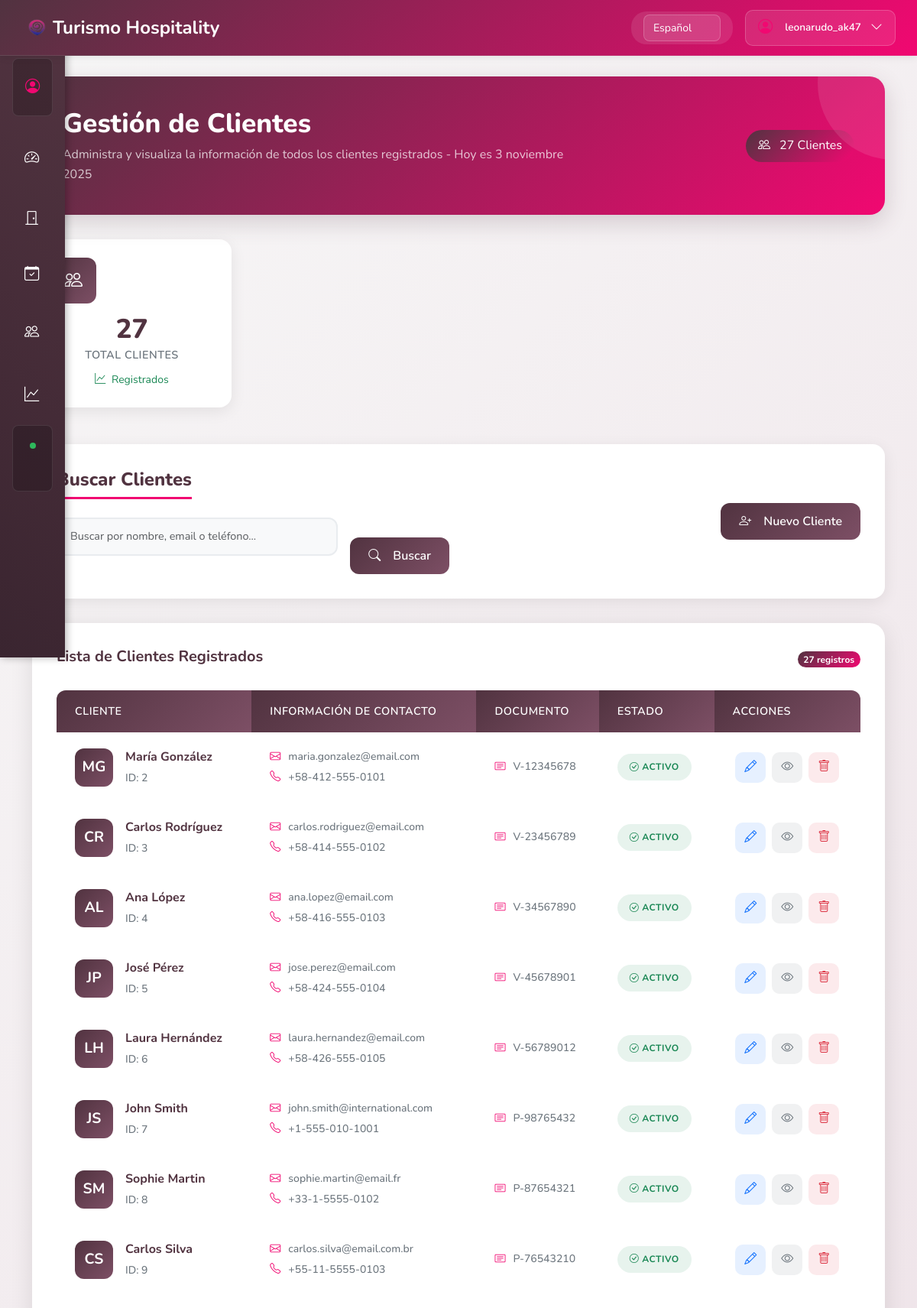
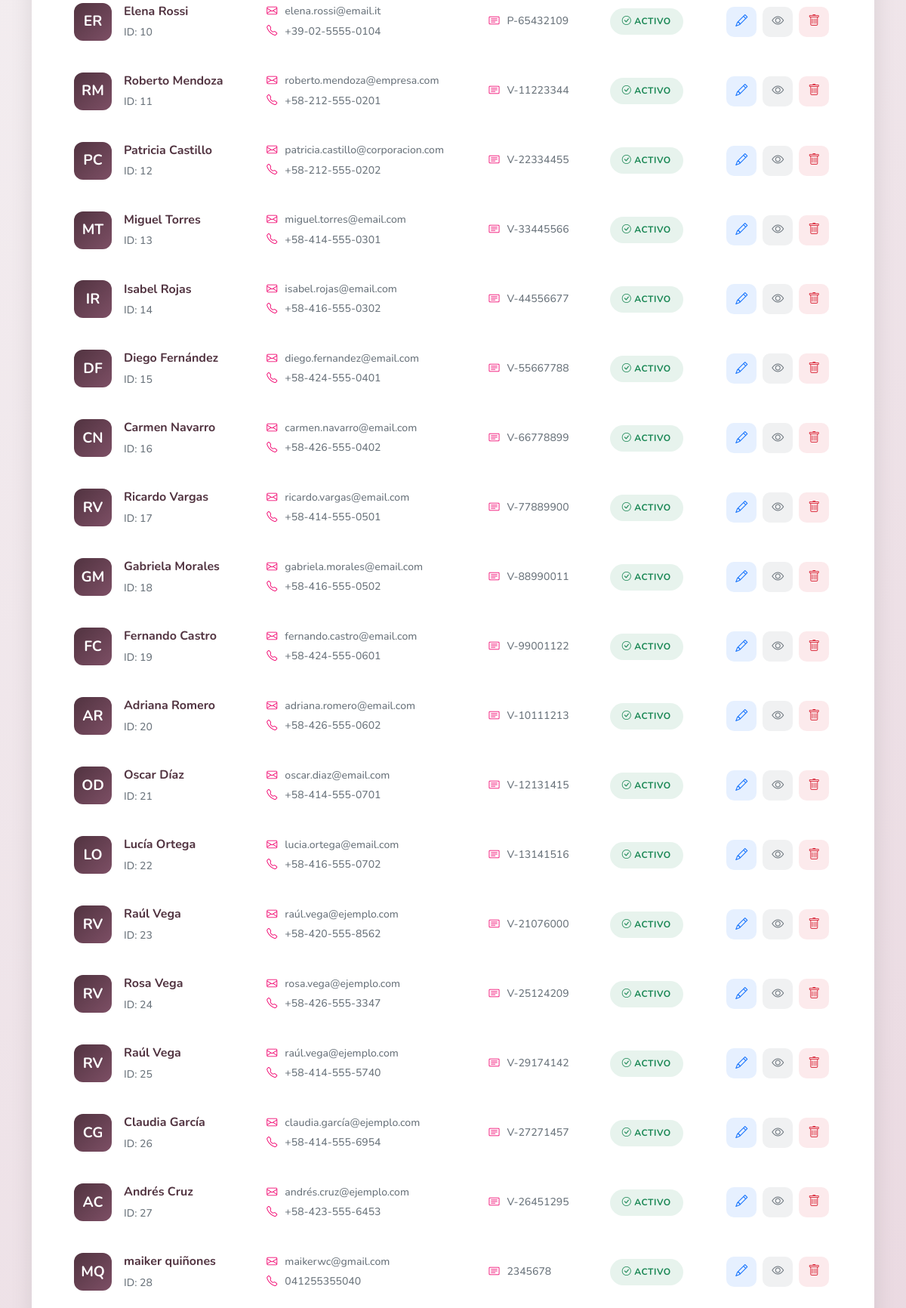
/es/lista_cliente/ (signed in, upper part), run on the app's committed database (2 pictures, top to bottom).
### myapp/models.py (models this page shows, shortened)
class Cliente(models.Model):  # Cambiado a Cliente (singular)
    nombre = models.CharField(max_length=50)
    apellido = models.CharField(max_length=50)
    cedula = models.CharField(max_length=20, unique=True)
    telefono = models.CharField(max_length=15)
    email = models.EmailField(blank=True, null=True)
    class Meta:
        verbose_name = 'Cliente'
        verbose_name_plural = 'Clientes'

### myapp/views.py (the view)
# urls.py: path('lista_cliente/', views.lista_cliente, name='lista_cliente'),
def lista_cliente(request):
    clientes = Cliente.objects.all()
    context = {
        'clientes': clientes,
    }
    return render(request, 'myapp/lista_clientes.html', context)

### myapp/templates/myapp/lista_clientes.html (shortened to what this page needs)
{% load i18n %}
{% load static %}
<!DOCTYPE html>
<html lang="es">
<head>
    <link href="https://cdn.jsdelivr.net/npm/bootstrap@5.3.3/dist/css/bootstrap.min.css" rel="stylesheet">
    <link rel="stylesheet" href="{% static 'css/custom.css' %}">
    <link rel="stylesheet" href="https://cdn.jsdelivr.net/npm/bootstrap-icons@1.11.3/font/bootstrap-icons.min.css">
</head>
<body class="dashboard-main">
    {% include 'includes/navbar.html' %}
    {% include 'includes/sidebar.html' %}
    <main class="container-fluid py-4" style="margin-top: 76px;">
        <div class="container">
            <div class="welcome-banner">
                <div class="row align-items-center">
                    <div class="col-md-8">
                        <h2>{% trans "Gestión de Clientes" %}</h2>
                        <p class="mb-0 opacity-75">{% trans "Administra y visualiza la información de todos los clientes registrados - Hoy es" %} {% now "j F Y" %}</p>
                    </div>
                    <div class="col-md-4 text-end">
                        <div class="bg-primary bg-opacity-20 rounded-pill px-3 py-2 d-inline-block">
                            <i class="bi bi-people me-2"></i>
                            <span>{{ clientes|length }} {% trans "Clientes" %}</span>
                        </div>
                    </div>
                </div>
            </div>
            <div class="row g-4 mb-5">
                <div class="col-xl-3 col-md-6">
                    <div class="stat-card">
                        <div class="stat-icon primary">
                            <i class="bi bi-people"></i>
                        </div>
                        <div class="stat-number">{{ clientes|length }}</div>
                        <div class="stat-label">{% trans "Total Clientes" %}</div>
                        <div class="mt-2">
                            <small class="text-success">
                                <i class="bi bi-graph-up me-1"></i>
                                {% trans "Registrados" %}
                            </small>
                        </div>
                    </div>
                </div>
            </div>
            <div class="actions-card">
                <div class="row align-items-center">
                    <div class="col-md-6">
                        <h3 class="section-title">{% trans "Buscar Clientes" %}</h3>
                        <form method="get" class="search-form">
                            <div class="form-group">
                                <input type="text" name="q" class="form-control" placeholder="Buscar por nombre, email o teléfono..." value="{{ request.GET.q }}">
                            </div>
                            <button type="submit" class="btn btn-primary">
                                <i class="bi bi-search me-2"></i>{% trans "Buscar" %}
                            </button>
                        </form>
                    </div>
                    <div class="col-md-6 text-end">
                        <a href="{% url 'registrar_cliente' %}" class="btn btn-primary">
                            <i class="bi bi-person-plus me-2"></i>{% trans "Nuevo Cliente" %}
                        </a>
                    </div>
                </div>
            </div>
            <div class="clients-card">
                <div class="table-header">
                    <h3 class="table-title">{% trans "Lista de Clientes Registrados" %}</h3>
                    <span class="badge bg-primary rounded-pill">{{ clientes|length }} {% trans "registros" %}</span>
                </div>
                {% if clientes %}
                <div class="table-responsive">
                    <table class="clients-table">
                        <thead>
                            <tr>
                                <th>{% trans "Cliente" %}</th>
                                <th>{% trans "Información de Contacto" %}</th>
                                <th>{% trans "Documento" %}</th>
                                <th>{% trans "Estado" %}</th>
                                <th>{% trans "Acciones" %}</th>
                            </tr>
                        </thead>
                        <tbody>
                            {% for cliente in clientes %}
                            <tr>
                                <td>
                                    <div class="client-info">
                                        <div class="client-avatar">
                                            {{ cliente.nombre|first|upper }}{{ cliente.apellido|first|upper }}
                                        </div>
                                        <div class="client-details">
                                            <div class="client-name">{{ cliente.nombre }} {{ cliente.apellido }}</div>
                                            <div class="client-id">ID: {{ cliente.id }}</div>
                                        </div>
                                    </div>
                                </td>
                                <td>
                                    <div class="contact-info">
                                        <div class="contact-item">
                                            <i class="bi bi-envelope"></i>
                                            {{ cliente.email|default:"not specified" }}
                                        </div>
                                        <div class="contact-item">
                                            <i class="bi bi-telephone"></i>
                                            {{ cliente.telefono|default:"not specified" }}
                                        </div>
                                    </div>
                                </td>
                                <td>
                                    <div class="contact-info">
                                        <div class="contact-item">
                                            <i class="bi bi-card-text"></i>
                                            {{ cliente.cedula|default:"not specified" }}
                                        </div>
                                    </div>
                                </td>
                                <td>
                                    <span class="status-badge status-active">
                                        <i class="bi bi-check-circle me-1"></i>{% trans "Activo" %}
                                    </span>
                                </td>
                                <td>
                                    <div class="action-buttons">
                                        <a href="#" class="btn-action btn-edit" title="Editar cliente">
                                            <i class="bi bi-pencil"></i>
                                        </a>
                                        <a href="#" class="btn-action btn-view" title="Ver detalles">
                                            <i class="bi bi-eye"></i>
                                        </a>
                                        <form action="{% url 'eliminar' cliente.id %}" method="post" class="d-inline" onsubmit="return confirm('¿Estás seguro de que deseas eliminar este cliente?');">
                                            <button type="submit" class="btn-action btn-delete" title="Eliminar cliente">
                                                <i class="bi bi-trash"></i>
                                            </button>
                                        </form>
                                    </div>
                                </td>
                            </tr>
                            {% endfor %}
                        </tbody>
                    </table>
                </div>
                {% endif %}
            </div>
        </div>
    </main>
</body>
</html>

### templates/includes/navbar.html (shortened to what this page needs)
{% load i18n %}
{% load static %}
<nav class="navbar navbar-expand-lg navbar-custom shadow-sm">
    <div class="container-fluid">
        <a class="navbar-brand d-flex align-items-center ms-2" href="{% url 'dashboard' %}">
            <img src="{% static 'images/favicon.png' %}" alt="Logo" style="width:25px; height: 25px;">
            <span class="fw-bold px-2 text-white">{% trans "Turismo Hospitality" %}</span>
        </a>
        <div class="d-flex align-items-center">
            <div class="language-selector me-3">
                <form action="{% url 'set_language' %}" method="post" style="display: inline;">
                    <select class="form-select form-select-sm" name="language" onchange="this.form.submit()">
                        {% get_current_language as LANGUAGE_CODE %}
                        {% get_available_languages as LANGUAGES %}
                        {% for lang_code, lang_name in LANGUAGES %}
                            <option value="{{ lang_code }}" {% if lang_code == LANGUAGE_CODE %}selected{% endif %}>
                                {{ lang_name }}
                            </option>
                        {% endfor %}
                    </select>
                </form>
            </div>
            {% if user.is_authenticated %}
            <div class="dropdown user-menu">
                <button class="btn btn-user d-flex align-items-center" type="button" data-bs-toggle="dropdown">
                    <div class="user-avatar me-2">
                        <i class="bi bi-person-circle"></i>
                    </div>
                    <span class="user-name">{{ user.username }}</span>
                    <i class="bi bi-chevron-down ms-1"></i>
                </button>
            </div>
            {% else %}
            <div class="auth-buttons">
                <a href="{% url 'login' %}" class="btn btn-login me-2">{% trans "Ingresar" %}</a>
                <a href="{% url 'register' %}" class="btn btn-register">{% trans "Ingresar" %}</a>
            </div>
            {% endif %}
        </div>
    </div>
</nav>

### static/css/custom.css (style rules this page uses)
:root { --primary-color: #513340; --secondary-color: #F10871; --accent-color: #7d4f65; --light-bg: #f8f9fa; --text-dark: #2c3e50; --text-light: #6c757d; --white: #ffffff; --gradient-primary: linear-gradient(135deg, var(--primary-color) 0%, var(--secondary-color) 100%); --gradient-light: linear-gradient(135deg, #f7f7f7 0%, #ead9e1 100%); --gradient-body: linear-gradient(135deg, #f8f9fa 0%, #e9ecef 50%, #f8f9fa 100%); --shadow-sm: 0 2px 10px rgba(0, 0, 0, 0.08); --shadow-md: 0 5px 20px rgba(0, 0, 0, 0.12); --shadow-lg: 0 10px 30px rgba(0, 0, 0, 0.15); --border-radius: 16px; --transition: all 0.3s ease; }
* { margin: 0; padding: 0; box-sizing: border-box; }
body { font-family: 'Nunito', sans-serif; background: var(--gradient-body); color: var(--text-dark); line-height: 1.6; overflow-x: hidden; }
a { text-decoration: none; color: inherit; transition: var(--transition); }
.navbar { background: var(--gradient-primary) !important; padding: 1rem 0; box-shadow: var(--shadow-md); transition: var(--transition); }
.navbar-brand { font-weight: 800; font-size: 1.5rem !important; color: var(--white) !important; }
.language-selector { background: rgba(255, 255, 255, 0.1) !important; border: none !important; color: var(--white) !important; border-radius: 20px !important; padding: 0.25rem 1rem !important; }
.language-selector option { background: var(--primary-color); color: var(--white); }
.btn { font-weight: 700; border-radius: 50px; padding: 0.75rem 2rem; transition: var(--transition); border: none; display: inline-flex; align-items: center; justify-content: center; gap: 0.5rem; }
.btn-primary { background: var(--gradient-primary); color: var(--white); }
.stat-card { text-align: center; padding: 2rem 1rem; transition: var(--transition); }
.stat-number { font-size: 3rem; font-weight: 800; color: var(--primary-color); margin-bottom: 0.5rem; line-height: 1; }
.stat-label { font-weight: 600; color: var(--accent-color); text-transform: uppercase; font-size: 0.9rem; letter-spacing: 1px; }
.section-title { font-size: 2.5rem; font-weight: 800; color: var(--primary-color); margin-bottom: 1rem; text-align: center; }
.bg-primary { background: var(--gradient-primary) !important; }
.shadow-sm { box-shadow: var(--shadow-sm) !important; }
.form-group { margin-bottom: 1.5rem; position: relative; }
.form-control { border: 2px solid #e9ecef; border-radius: 12px; padding: 0.75rem 1rem 0.75rem 3rem; font-size: 1rem; transition: var(--transition); width: 100%; background: var(--light-bg); }

### templates/includes/navbar.html (style rules this page uses)
.navbar-custom { background: linear-gradient(135deg, #513340 0%, #7d4f65 100%); padding: 0.75rem 1rem; position: fixed; top: 0; left: 0; right: 0; z-index: 1030; border-bottom: 1px solid rgba(255, 255, 255, 0.1); }
.language-selector .form-select { background: rgba(255, 255, 255, 0.1); border: 1px solid rgba(255, 255, 255, 0.2); color: white; border-radius: 8px; font-size: 0.875rem; padding: 0.375rem 2.25rem 0.375rem 0.75rem; }
.language-selector .form-select option { background: #513340; color: white; }
.btn-user { background: rgba(255, 255, 255, 0.1); border: 1px solid rgba(255, 255, 255, 0.2); color: white; border-radius: 10px; padding: 0.5rem 1rem; transition: all 0.3s ease; }
.user-avatar { font-size: 0.2rem; }
.user-name { font-weight: 600; }

### templates/includes/sidebar.html (style rules this page uses)
.user-avatar { font-size: 1.2rem; color: #F10871; }
.user-name { color: white; font-size: 0.85rem; white-space: nowrap; }

### data on the page
Cliente: nombre|first "M", apellido|first "G", nombre "María", apellido "González", id "2", email "maria.gonzalez@email.com", telefono "+58-412-555-0101", cedula "V-12345678"
Cliente: nombre|first "C", apellido|first "R", nombre "Carlos", apellido "Rodríguez", id "3", email "carlos.rodriguez@email.com", telefono "+58-414-555-0102", cedula "V-23456789"
Cliente: nombre|first "A", apellido|first "L", nombre "Ana", apellido "López", id "4", email "ana.lopez@email.com", telefono "+58-416-555-0103", cedula "V-34567890"
Cliente: nombre|first "J", apellido|first "P", nombre "José", apellido "Pérez", id "5", email "jose.perez@email.com", telefono "+58-424-555-0104", cedula "V-45678901"
Cliente: nombre|first "L", apellido|first "H", nombre "Laura", apellido "Hernández", id "6", email "laura.hernandez@email.com", telefono "+58-426-555-0105", cedula "V-56789012"
Cliente: nombre|first "J", apellido|first "S", nombre "John", apellido "Smith", id "7", email "john.smith@international.com", telefono "+1-555-010-1001", cedula "P-98765432"
Cliente: nombre|first "S", apellido|first "M", nombre "Sophie", apellido "Martin", id "8", email "sophie.martin@email.fr", telefono "+33-1-5555-0102", cedula "P-87654321"
Cliente: nombre|first "C", apellido|first "S", nombre "Carlos", apellido "Silva", id "9", email "carlos.silva@email.com.br", telefono "+55-11-5555-0103", cedula "P-76543210"
Cliente: nombre|first "E", apellido|first "R", nombre "Elena", apellido "Rossi", id "10", email "elena.rossi@email.it", telefono "+39-02-5555-0104", cedula "P-65432109"
Cliente: nombre|first "R", apellido|first "M", nombre "Roberto", apellido "Mendoza", id "11", email "roberto.mendoza@empresa.com", telefono "+58-212-555-0201", cedula "V-11223344"
Cliente: nombre|first "P", apellido|first "C", nombre "Patricia", apellido "Castillo", id "12", email "patricia.castillo@corporacion.com", telefono "+58-212-555-0202", cedula "V-22334455"
Cliente: nombre|first "M", apellido|first "T", nombre "Miguel", apellido "Torres", id "13", email "miguel.torres@email.com", telefono "+58-414-555-0301", cedula "V-33445566"
Cliente: nombre|first "I", apellido|first "R", nombre "Isabel", apellido "Rojas", id "14", email "isabel.rojas@email.com", telefono "+58-416-555-0302", cedula "V-44556677"
Cliente: nombre|first "D", apellido|first "F", nombre "Diego", apellido "Fernández", id "15", email "diego.fernandez@email.com", telefono "+58-424-555-0401", cedula "V-55667788"
Cliente: nombre|first "C", apellido|first "N", nombre "Carmen", apellido "Navarro", id "16", email "carmen.navarro@email.com", telefono "+58-426-555-0402", cedula "V-66778899"
Cliente: nombre|first "R", apellido|first "V", nombre "Ricardo", apellido "Vargas", id "17", email "ricardo.vargas@email.com", telefono "+58-414-555-0501", cedula "V-77889900"
Cliente: nombre|first "G", apellido|first "M", nombre "Gabriela", apellido "Morales", id "18", email "gabriela.morales@email.com", telefono "+58-416-555-0502", cedula "V-88990011"
Cliente: nombre|first "F", apellido|first "C", nombre "Fernando", apellido "Castro", id "19", email "fernando.castro@email.com", telefono "+58-424-555-0601", cedula "V-99001122"
Cliente: nombre|first "A", apellido|first "R", nombre "Adriana", apellido "Romero", id "20", email "adriana.romero@email.com", telefono "+58-426-555-0602", cedula "V-10111213"
Cliente: nombre|first "O", apellido|first "D", nombre "Oscar", apellido "Díaz", id "21", email "oscar.diaz@email.com", telefono "+58-414-555-0701", cedula "V-12131415"
Cliente: nombre|first "L", apellido|first "O", nombre "Lucía", apellido "Ortega", id "22", email "lucia.ortega@email.com", telefono "+58-416-555-0702", cedula "V-13141516"
Cliente: nombre|first "R", apellido|first "V", nombre "Raúl", apellido "Vega", id "23", email "raúl.vega@ejemplo.com", telefono "+58-420-555-8562", cedula "V-21076000"
Cliente: nombre|first "R", apellido|first "V", nombre "Rosa", apellido "Vega", id "24", email "rosa.vega@ejemplo.com", telefono "+58-426-555-3347", cedula "V-25124209"
Cliente: nombre|first "R", apellido|first "V", nombre "Raúl", apellido "Vega", id "25", email "raúl.vega@ejemplo.com", telefono "+58-414-555-5740", cedula "V-29174142"
Cliente: nombre|first "C", apellido|first "G", nombre "Claudia", apellido "García", id "26", email "claudia.garcía@ejemplo.com", telefono "+58-414-555-6954", cedula "V-27271457"
Cliente: nombre|first "A", apellido|first "C", nombre "Andrés", apellido "Cruz", id "27", email "andrés.cruz@ejemplo.com", telefono "+58-423-555-6453", cedula "V-26451295"
Cliente: nombre|first "M", apellido|first "Q", nombre "maiker", apellido "quiñones", id "28", email "maikerwc@gmail.com", telefono "041255355040", cedula "2345678"

### other printed values
{{ user.username }} "leonarudo_ak47"
{{ clientes|length }} "27"
form field language "Español"
